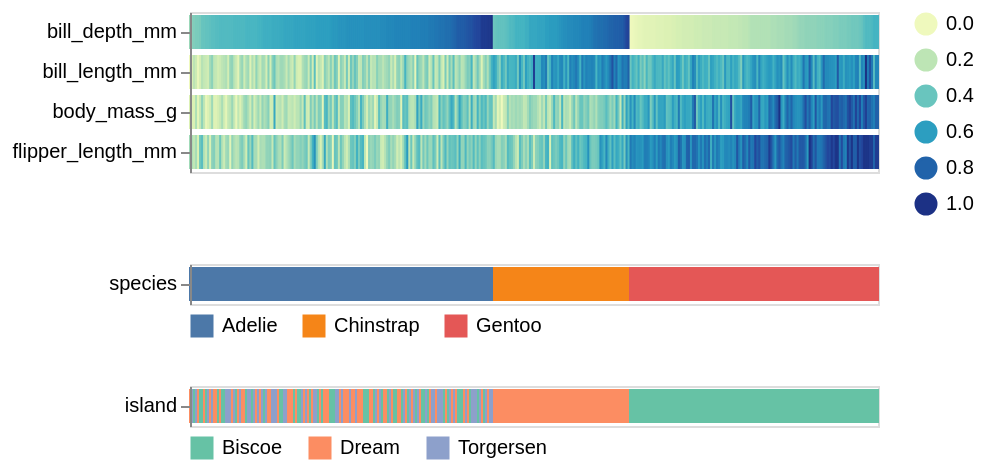

The notebook cell this image was saved under:
### Markdown cell above
Multiple columns can be used both for coloring and sorting,
which further supports exploration of differences between categorical groups.
Since `color` and `sort` are the the first two parameters to `heatmap`,
we could leave them out to save some typing as we do below.

### Code cell
aly.heatmap(penguins, ['species', 'island'], ['species', 'bill_depth_mm'])

### Figure 1 — Vega-Lite specification as saved in the notebook (floating-point values rounded to 4 significant figures; data arrays with more than 128 entries replaced by an {"elided": "..."} marker saying what was removed)
{"config": {"view": {"continuousWidth": 300, "continuousHeight": 300}}, "vconcat": [{"data": {"name": "data-8c37c274173a60e093a5dc2595bd0c4f"}, "mark": {"type": "rect", "height": 16}, "encoding": {"color": {"field": "value", "legend": {"orient": "right", "type": "gradient"}, "scale": {"scheme": "yellowgreenblue"}, "title": null, "type": "quantitative"}, "stroke": {"field": "value", "scale": {"scheme": "yellowgreenblue"}, "type": "quantitative"}, "tooltip": {"field": "value", "type": "quantitative"}, "x": {"axis": null, "field": "index", "title": null, "type": "ordinal"}, "y": {"field": "key", "title": null, "type": "nominal"}}, "transform": [{"window": [{"op": "count", "as": "index"}]}, {"fold": ["bill_length_mm", "bill_depth_mm", "flipper_length_mm", "body_mass_g"]}], "width": 344}, {"data": {"name": "data-212ed17999b46fb325ce591483ef1882"}, "mark": {"type": "rect", "height": 16}, "encoding": {"color": {"field": "value", "legend": {"offset": 5, "orient": "bottom"}, "scale": {"scheme": "tableau10"}, "title": null, "type": "nominal"}, "stroke": {"field": "value", "scale": {"scheme": "tableau10"}, "type": "nominal"}, "tooltip": {"field": "value", "type": "nominal"}, "x": {"axis": null, "field": "index", "title": null, "type": "ordinal"}, "y": {"field": "key", "title": null, "type": "nominal"}}, "transform": [{"window": [{"op": "count", "as": "index"}]}, {"fold": ["species"]}], "width": 344}, {"data": {"name": "data-133bb92cd3937c6bddfb060c9572c4ec"}, "mark": {"type": "rect", "height": 16}, "encoding": {"color": {"field": "value", "legend": {"offset": 5, "orient": "bottom"}, "scale": {"scheme": "set2"}, "title": null, "type": "nominal"}, "stroke": {"field": "value", "scale": {"scheme": "set2"}, "type": "nominal"}, "tooltip": {"field": "value", "type": "nominal"}, "x": {"axis": null, "field": "index", "title": null, "type": "ordinal"}, "y": {"field": "key", "title": null, "type": "nominal"}}, "transform": [{"window": [{"op": "count", "as": "index"}]}, {"fold": ["island"]}], "width": 344}], "$schema": "https://vega.github.io/schema/vega-lite/v6.4.1.json", "datasets": {"data-8c37c274173a60e093a5dc2595bd0c4f": {"elided": "344 records"}, "data-212ed17999b46fb325ce591483ef1882": {"elided": "344 records"}, "data-133bb92cd3937c6bddfb060c9572c4ec": {"elided": "344 records"}}}
